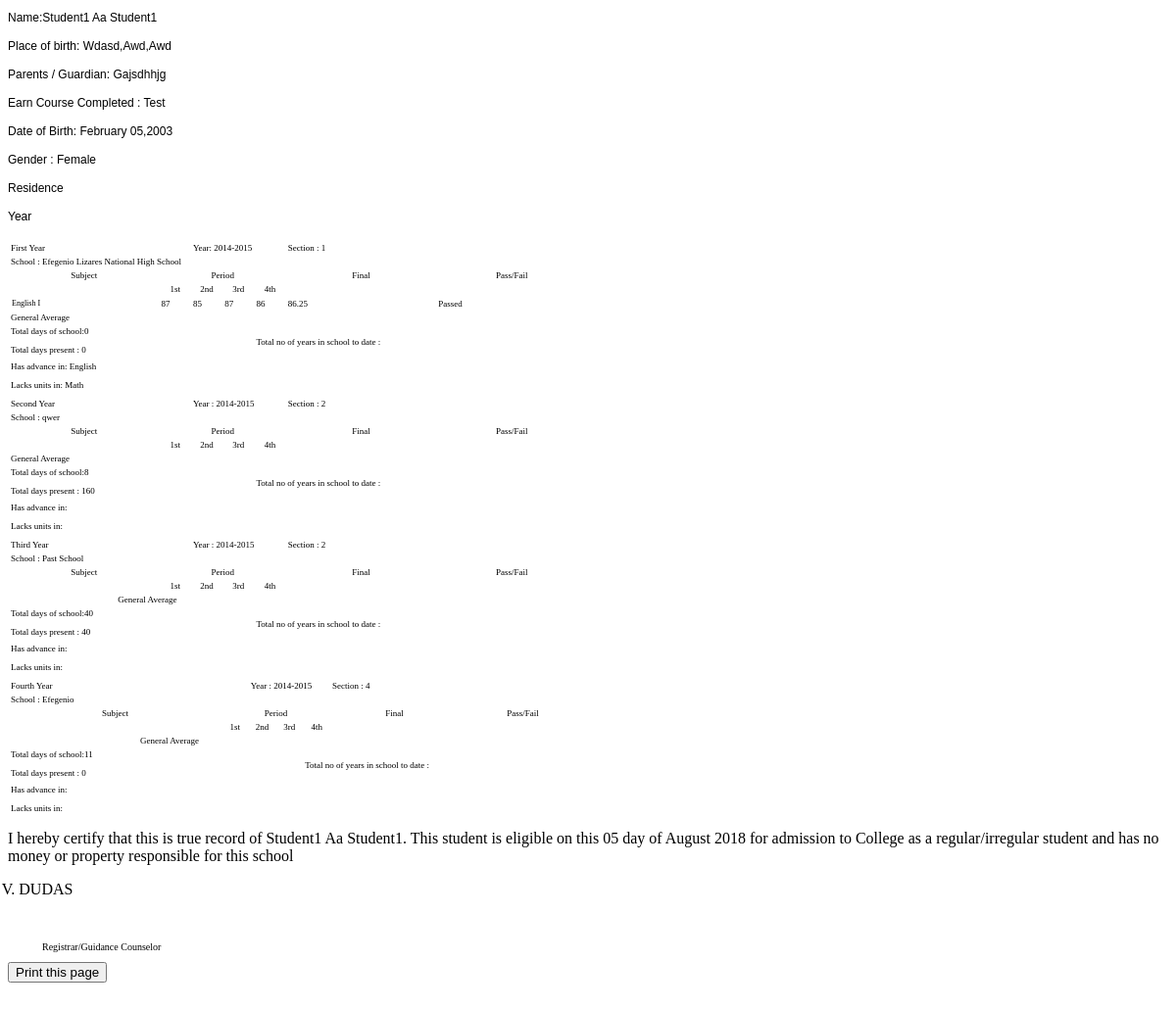
Page /pages/form_record.php?student_id=9 on the committed database.
### tables this page shows
CREATE TABLE `student_profile` (
  `student_id` int(10) NOT NULL,
  `firstname` varchar(50) NOT NULL,
  `lastname` varchar(50) NOT NULL,
  `midname` varchar(50) NOT NULL,
  `gender` varchar(10) NOT NULL,
  `bday` date NOT NULL,
  `birthplace` varchar(200) NOT NULL,
  `lrn_no` varchar(20) NOT NULL,
  `address` varchar(100) NOT NULL,
  `status` int(5) NOT NULL,
  `pic` varchar(100) NOT NULL,
  `date_added` date NOT NULL,
  `contact` varchar(15) NOT NULL,
  `guardian` varchar(50) NOT NULL,
  `guardian_contact` varchar(12) NOT NULL,
  `guardian_occupation` varchar(50) NOT NULL,
  `course_completed` text NOT NULL,
  `e_school` varchar(200) NOT NULL,
  `e_sy` varchar(10) NOT NULL,
  `e_gen_ave` varchar(5) NOT NULL
);

CREATE TABLE `student_sy_status` (
  `sss_id` int(10) NOT NULL,
  `student_id` int(10) NOT NULL,
  `status` int(5) NOT NULL,
  `school` varchar(100) NOT NULL,
  `school_address` varchar(200) NOT NULL,
  `average` varchar(5) NOT NULL,
  `teacher_id` varchar(12) NOT NULL,
  `adviser` varchar(100) NOT NULL,
  `grade` int(2) NOT NULL,
  `section` varchar(20) NOT NULL,
  `total_days` int(3) NOT NULL,
  `total_present` int(3) NOT NULL,
  `sy_id` int(5) NOT NULL,
  `number_in_school` int(2) NOT NULL,
  `curriculum` text NOT NULL,
  `advance_unit` varchar(100) NOT NULL,
  `lack_unit` varchar(100) NOT NULL,
  `classified_as` varchar(10) NOT NULL,
  `sy_status` varchar(15) NOT NULL
);

CREATE TABLE `school_year` (
  `sy_id` int(10) NOT NULL,
  `sy` varchar(10) NOT NULL,
  `status` int(1) NOT NULL
);

CREATE TABLE `subject_list` (
  `subject_id` int(10) NOT NULL,
  `subject` varchar(50) NOT NULL,
  `description` varchar(100) NOT NULL,
  `status` int(5) NOT NULL
);

CREATE TABLE `student_grade` (
  `sg_id` int(10) NOT NULL,
  `sss_id` int(10) NOT NULL,
  `subject_id` int(10) NOT NULL,
  `1grading` int(5) NOT NULL,
  `2grading` int(5) NOT NULL,
  `3grading` int(5) NOT NULL,
  `4grading` int(5) NOT NULL,
  `final` varchar(5) NOT NULL
);

### pages/form_record.php (the view, shortened to what this page needs)
<?php
$id=$_GET['student_id'];
?>
<?php
	include '../includes/db.php';
	$query=mysqli_query($conn,"select * from student_profile WHERE student_id ='$id'")or die(mysqli_error($conn));
	$row=mysqli_fetch_array($query);
?>
<div class = "col-lg-12">
	<div class = "container" style="position:relative;top:-80px;">
		<div class = "col-lg-6 col-md-6 col-xs-6 col-sm-6">
			<p class = "text-info">Name:<span style = "text-transform: capitalize;"><?=$row['firstname']. " " .$row['midname']. " ".$row['lastname'];?></span></p>
			<p class = "text-info">Place of birth: <span style = "text-transform: capitalize;"><?=$row['birthplace'];?></span></p>
			<p class = "text-info">Parents / Guardian: <span style = "text-transform: capitalize;"><?=$row['guardian']?></span></p>
			<p class = "text-info">Earn Course Completed : Test</p>
		</div>
		<div class = "col-lg-6 col-md-6 col-xs-6 col-sm-6">
			<p class = "text-info">Date of Birth: <?=date('F d,Y',strtotime($row['bday']))?> </p>
			<p class = "text-info">Gender : <?=$row['gender']?></p>
			<p class = "text-info">Residence</p>
			<p class = "text-info">Year</p>
		</div>
	</div>
<?php
include "../includes/db.php";
$stud = mysqli_query($conn,"SELECT * from student_sy_status  left join student_profile on student_sy_status.student_id = student_profile.student_id left join school_year on student_sy_status.sy_id = school_year.sy_id where  student_sy_status.student_id ='".$_GET['student_id']."' AND student_sy_status.grade = student_sy_status.grade GROUP BY student_sy_status.student_id ='".$_GET['student_id']."'  ");
while($t_row = mysqli_fetch_assoc($stud)){
if(mysqli_num_rows($stud) > 0 ){
 ?>
<div class = "col-lg-12" style ='position: relative;top: -65px;'>
		<div class = "col-lg-6 col-sm-6 col-xs-6 col-sm-6">
		<table id="grade" class="table table-bordered" style = "width:50% !important">
		<thead>
		<?php
			$que=mysqli_query($conn,"SELECT * FROM `student_profile` LEFT JOIN student_sy_status ON student_sy_status.student_id = student_profile.student_id LEFT JOIN student_attendance ON student_attendance.sss_id = student_sy_status.sss_id LEFT JOIN school_year ON school_year.sy_id = student_sy_status.sy_id WHERE student_sy_status.grade = '7'
				")or die(mysqli_error($conn));
			$rows=mysqli_fetch_array($que);
		?>
			<tr>
				<td style = 'border: none !important;' colspan = "2">First Year</td>
				<td style = 'border: none !important;' colspan = "3">Year: <?= $rows['sy'];?></td>
				<td style = 'border: none !important;' colspan = '2'>Section : <?= $rows['section']?></td>
			</tr>
			<tr>
				<td style = 'border: none !important;' colspan = "7">School : <?= $rows['school']?></td>
			</tr>
			<tr>
				<th style="width:15%;border-bottom: 0px solid black !important;font-size:9px;"><center>Subject</center></th>
				<th style="width:15%;font-size: 9px;" colspan="4"><center>Period</center></th>
				<th style="width:15%;border-bottom: 0px solid black !important"><center>Final</center></th>
				<th style="width:15%;border-bottom: 0px solid black !important"><center>Pass/Fail</center></th>
			</tr>
			<tr>
				<th style="border-top: 0px solid black !important"></th>
				<th style="width:3%"><center>1st</center></th>
				<th style="width:3%"><center>2nd</center></th>
				<th style="width:3%"><center>3rd</center></th>
				<th style="width:3%"><center>4th</center></th>
				<th style="border-top: 0px solid black !important"></th>
				<th style="border-top: 0px solid black !important"></th>
			</tr>
		</thead>
		<tbody>
			<?php
			$grade = mysqli_query($conn,"SELECT * FROM `student_sy_status` LEFT JOIN student_profile ON student_sy_status.student_id = student_profile.student_id LEFT JOIN student_grade ON student_grade.sss_id = student_sy_status.sss_id LEFT JOIN subject_list ON subject_list.subject_id = student_grade.subject_id WHERE grade = '7' AND student_profile.student_id= $id");
			while($g_row= mysqli_fetch_assoc($grade)){
			 ?>
			 <tr>
			 	<td class="text-left"  style = "font-size:7px"><?php echo ucwords($g_row['subject']) ?></td>
			 	<td class="text-center"><?php echo $g_row['1grading'] ?></td>
			 	<td class="text-center"><?php echo $g_row['2grading'] ?></td>
			 	<td class="text-center"><?php echo $g_row['3grading'] ?></td>
			 	<td class="text-center"><?php echo $g_row['4grading'] ?></td>
			 	<td class="text-center first-yr">
			 		<?php
			 		$a = $g_row['1grading'];
			 		$b= $g_row['2grading'];
			 		$c = $g_row['3grading'];
			 		$d = $g_row['4grading'];
			 		$sum = $a + $b + $c +$d ;
			 		$ave = $sum / 4;
			 		echo $ave;
			 	?>
			 	</td>
			 	<td class="text-center"><?php
			 		if($ave >= 75){
			 			echo "Passed";
			 		}
			 		else{
			 			echo "Failed";
			 		}
			 	 	?>
			 	 </td>
			 </tr>
			<?php } ?>
			<tr>
				<td colspan="5" class="text-right">General Average</td>
				<td class="text-center gen-average-first"></td>
				<th></th>
			</tr>
			<tr>
				<td colspan="4" style = 'border: none !important;'>
					<p style = 'margin-bottom:3px;'>Total days of school:<?=$rows['total_days']?></p>
					<p style = 'margin-bottom:3px;'>Total days present : <?=$rows['total_present']?></p>
				</td>
				<td colspan="3" style = 'border: none !important;'>
					Total no of years in school to date :
				</td>
			</tr>
			<tr>
				<td colspan="7" style = 'border: none !important;'>
					<p style = 'margin-bottom:3px;'>Has advance in: <?=$rows['advance_unit']?> </p>
					<p style = 'margin-bottom:3px;'>Lacks units in: <?=$rows['lack_unit']?></p>
				</td>
			</tr>
		</tbody>
		</table>
		</div>
		<div class = "col-lg-6 col-sm-6 col-xs-6 col-sm-6">
		<table id="grade" class="table table-bordered" style = "width:50% !important">
		<thead>
		<?php
			$que2=mysqli_query($conn,"SELECT * FROM `student_profile` LEFT JOIN student_sy_status ON student_sy_status.student_id = student_profile.student_id LEFT JOIN student_attendance ON student_attendance.sss_id = student_sy_status.sss_id LEFT JOIN school_year ON school_year.sy_id = student_sy_status.sy_id WHERE student_sy_status.grade = '8'
				")or die(mysqli_error($conn));
			$rows2=mysqli_fetch_array($que2);
		?>
			<tr>
				<td style = 'border: none !important;' colspan = "2">Second Year</td>
				<td style = 'border: none !important;' colspan = "3">Year :  <?= $rows2['sy'];?></td>
				<td style = 'border: none !important;' colspan = '2'>Section : <?= $rows2['section']?></td>
			</tr>
			<tr>
				<td style = 'border: none !important;' colspan = "7">School : <?= $rows2['school']?></td>
			</tr>
			<tr>
				<th style="width:15%;border-bottom: 0px solid black !important; font-size:9px;"><center>Subject</center></th>
				<th style="width:15%;font-size: 9px;" colspan="4"><center>Period</center></th>
				<th style="width:15%;border-bottom: 0px solid black !important"><center>Final</center></th>
				<th style="width:15%;border-bottom: 0px solid black !important"><center>Pass/Fail</center></th>
			</tr>
			<tr>
				<th style="border-top: 0px solid black !important"></th>
				<th style="width:3%"><center>1st</center></th>
				<th style="width:3%"><center>2nd</center></th>
				<th style="width:3%"><center>3rd</center></th>
				<th style="width:3%"><center>4th</center></th>
				<th style="border-top: 0px solid black !important"></th>
				<th style="border-top: 0px solid black !important"></th>
			</tr>
		</thead>
		<tbody>
			<tr>
				<td colspan="5" class="text-right">General Average</td>
				<td class="text-center gen-average-second"></td>
				<th></th>
			</tr>
			<tr>
				<td colspan="4" style = 'border: none !important;'>
					<p style = 'margin-bottom:3px;'>Total days of school:<?=$rows2['total_days']?></p>
					<p style = 'margin-bottom:3px;'>Total days present : <?=$rows2['total_present']?></p>
				</td>
				<td colspan="3" style = 'border: none !important;'>
					Total no of years in school to date :
				</td>
			</tr>
			<tr>
				<td colspan="7" style = 'border: none !important;'>
					<p style = 'margin-bottom:3px;'>Has advance in: <?=$rows2['advance_unit']?> </p>
					<p style = 'margin-bottom:3px;'>Lacks units in: <?=$rows2['lack_unit']?></p>
				</td>
			</tr>
		</tbody>
		</table>
		</div>
		<div class = "col-lg-6 col-sm-6 col-xs-6 col-sm-6">
		<table id="grade" class="table table-bordered" style = "width:50% !important">
		<thead>
		<?php
			$que3=mysqli_query($conn,"SELECT * FROM `student_profile` LEFT JOIN student_sy_status ON student_sy_status.student_id = student_profile.student_id LEFT JOIN student_attendance ON student_attendance.sss_id = student_sy_status.sss_id LEFT JOIN school_year ON school_year.sy_id = student_sy_status.sy_id WHERE student_sy_status.grade = '9'
				")or die(mysqli_error($conn));
			$rows3=mysqli_fetch_array($que3);
		?>
			<tr>
				<td style = 'border: none !important;' colspan = "2">Third Year</td>
				<td style = 'border: none !important;' colspan = "3">Year :  <?= $rows3['sy'];?></td>
				<td style = 'border: none !important;' colspan = '2'>Section : <?= $rows3['section']?></td>
			</tr>
			<tr>
				<td style = 'border: none !important;' colspan = "7">School : <?= $rows3['school']?></td>
			</tr>
			<tr>
				<th style="width:15%;border-bottom: 0px solid black !important; font-size:9px;"><center>Subject</center></th>
				<th style="width:15%;font-size: 9px;" colspan="4"><center>Period</center></th>
				<th style="width:15%;border-bottom: 0px solid black !important"><center>Final</center></th>
				<th style="width:15%;border-bottom: 0px solid black !important"><center>Pass/Fail</center></th>
			</tr>
			<tr>
				<th style="border-top: 0px solid black !important"></th>
				<th style="width:3%"><center>1st</center></th>
				<th style="width:3%"><center>2nd</center></th>
				<th style="width:3%"><center>3rd</center></th>
				<th style="width:3%"><center>4th</center></th>
				<th style="border-top: 0px solid black !important"></th>
				<th style="border-top: 0px solid black !important"></th>
			</tr>
		</thead>
		<tbody>
			<tr>
				<th colspan="5" class="text-right">General Average</th>
				<th class="text-center gen-average-third"></th>
				<th></th>
			</tr>
			<tr>
				<td colspan="4" style = 'border: none !important;'>
					<p style = 'margin-bottom:3px;'>Total days of school:<?=$rows3['total_days']?></p>
					<p style = 'margin-bottom:3px;'>Total days present : <?=$rows3['total_present']?></p>
				</td>
				<td colspan="3" style = 'border: none !important;'>
					Total no of years in school to date :
				</td>
			</tr>
			<tr>
				<td colspan="7" style = 'border: none !important;'>
					<p style = 'margin-bottom:3px;'>Has advance in: <?=$rows3['advance_unit']?> </p>
					<p style = 'margin-bottom:3px;'>Lacks units in: <?=$rows3['lack_unit']?></p>
				</td>
			</tr>
		</tbody>
		</table>
		</div>
		<div class = "col-lg-6 col-sm-6 col-xs-6 col-sm-6">
		<table id="grade" class="table table-bordered" style = "width:50% !important">
		<thead>
		<?php
			$que4=mysqli_query($conn,"SELECT * FROM `student_profile` LEFT JOIN student_sy_status ON student_sy_status.student_id = student_profile.student_id LEFT JOIN student_attendance ON student_attendance.sss_id = student_sy_status.sss_id LEFT JOIN school_year ON school_year.sy_id = student_sy_status.sy_id WHERE student_sy_status.grade = '10'
				")or die(mysqli_error($conn));
			$rows4=mysqli_fetch_array($que4);
		?>
			<tr>
				<td style = 'border: none !important;' colspan = "2">Fourth Year</td>
				<td style = 'border: none !important;' colspan = "3">Year :  <?= $rows4['sy'];?></td>
				<td style = 'border: none !important;' colspan = '2'>Section : <?= $rows4['section']?></td>
			</tr>
			<tr>
				<td style = 'border: none !important;' colspan = "7">School : <?= $rows4['school']?></td>
			</tr>
			<tr>
				<th style="width:25%;border-bottom: 0px solid black !important"><center>Subject</center></th>
				<th style="width:15%;font-size: 9px;" colspan="4"><center>Period</center></th>
				<th style="width:15%;border-bottom: 0px solid black !important"><center>Final</center></th>
				<th style="width:15%;border-bottom: 0px solid black !important"><center>Pass/Fail</center></th>
			</tr>
			<tr>
				<th style="border-top: 0px solid black !important"></th>
				<th style="width:3%"><center>1st</center></th>
				<th style="width:3%"><center>2nd</center></th>
				<th style="width:3%"><center>3rd</center></th>
				<th style="width:3%"><center>4th</center></th>
				<th style="border-top: 0px solid black !important"></th>
				<th style="border-top: 0px solid black !important"></th>
			</tr>
		</thead>
		<tbody>
			<tr>
				<th colspan="5" class="text-right">General Average</th>
				<th class="text-center gen-average-fourth"></th>
				<th></th>
			</tr>
			<tr>
				<td colspan="4" style = 'border: none !important;'>
					<p style = 'margin-bottom:3px;'>Total days of school:<?=$rows4['total_days']?></p>
					<p style = 'margin-bottom:3px;'>Total days present : <?=$rows4['total_present']?></p>
				</td>
				<td colspan="3" style = 'border: none !important;'>
					Total no of years in school to date :
				</td>
			</tr>
			<tr>
				<td colspan="7" style = 'border: none !important;'>
					<p style = 'margin-bottom:3px;'>Has advance in: <?=$rows4['advance_unit']?> </p>
					<p style = 'margin-bottom:3px;'>Lacks units in: <?=$rows4['lack_unit']?></p>
				</td>
			</tr>
		</tbody>
		</table>
		</div>
		</div>
	</div>
<div class = "container hereby" style="position: relative;top:-70px;">
<div class = "col-lg-12">
<p style = "width:100%;">I hereby certify that this is true record of <span style="text-transform:capitalize;"><?=$row['firstname']. " " .$row['midname']. " ".$row['lastname'];?></span>. This student is eligible on this <?= date('d');?> day of <?= date('F');?> <?= date('Y');?> for admission to College as a regular/irregular student and has no money or property responsible for this school
</p>
<p class ='pull-right' style="position:relative;right:125px !important;">VIVIAN GRACE V. DUDAS</p><br/>
<p class="pull-right" style="position:relative;right: -35px !important;font-size: 10px;">Registrar/Guidance Counselor</p>
<?php }else{ echo '<h4>No data found.</h4>';} } ?>
</div>
<button class = "btn btn-primary print" onclick="myFunction()">Print this page</button>
</div>

### pages/form_record.php (style rules this page uses)
.text-info { font-size: 12px; font-family: Arial; margin-bottom: 0; line-height: 17px; }
table th,table td { font-size:9px !important; font-weight: normal !important; }
td.text-left { font-size: 8px !important; padding: 2px !important; }

### rows in the picture
student_profile: firstname "Student1", midname "Aa", lastname "Student1", birthplace "Wdasd,awd,awd", guardian "Gajsdhhjg", bday "February 05,2003", gender "Female"
student_sy_status: sy.sy "2014-2015", student_sy_status.section "1", student_sy_status.school "Efegenio Lizares National High School", subject_list.subject "English I", student_grade.1grading "87", student_grade.2grading "85", student_grade.3grading "87", student_grade.4grading "86", student_grade.1grading+2grading+3grading "86.25", student_sy_status.total_days "0", student_sy_status.total_present "0", student_sy_status.advance_unit "English", student_sy_status.lack_unit "Math", student_sy_status.section "2", student_sy_status.school "qwer", student_sy_status.total_days "8", student_sy_status.total_present "160", student_sy_status.school "Past School", student_sy_status.total_days "40", student_sy_status.total_present "40", student_sy_status.section "4", student_sy_status.school "Efegenio", student_sy_status.total_days "11", student.firstname "Student1", student.midname "Aa", student.lastname "Student1"
